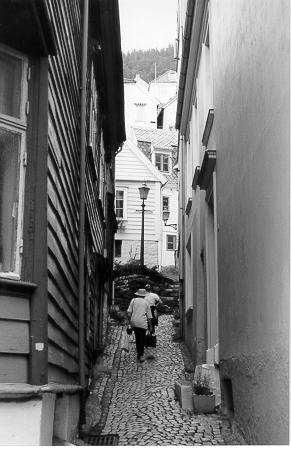
#> input picture images/bergen.jpg, 291 x 450 px, found by its file name
$ jupyter execute aula_04_a.ipynb
#> lines starting #> are read from the running program, lines starting #| are printed output that depends on the picture
<a href="https://colab.research.google.com/github/MFerrugem/PDI_UFPEL/blob/main/aula_04_a.ipynb" target="_parent"></a>

[cell 1]
# Importing modules
import skimage.io as io
#from skimage import data, io
import matplotlib.pyplot as plt
import numpy as np
from skimage.color import rgb2gray
from skimage.util import img_as_ubyte #img_as_ubyte Convert to 8-bit uint.
from numpy import asarray

[cell 2]
# Carregar a imagem
image_01=io.imread('bergen.jpg')
#> image_01 is the input picture: shape (450, 291); min 0, max 255, mean 114.8

[cell 3]
# Criar figura com dois subplots
fig, (ax1, ax2) = plt.subplots(1, 2, figsize=(10, 5))

# Exibir imagem original
ax1.imshow(image_01, cmap='gray')
ax1.set_title('Imagem Original')
ax1.axis('off')

# Inverter a imagem (complemento)
B = 255 - image_01  # Ou use skimage.util.invert(A)
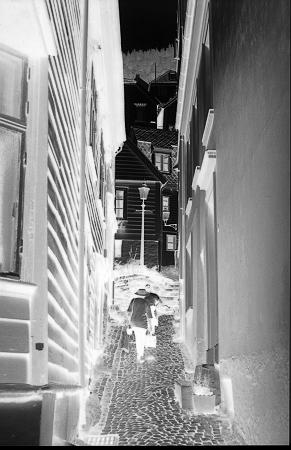
#> B: shape (450, 291); min 0, max 255, mean 140.2

# Exibir imagem invertida
ax2.imshow(B, cmap='gray')
ax2.set_title('Imagem Invertida')
ax2.axis('off')

# Mostrar a figura
plt.tight_layout()
plt.show()
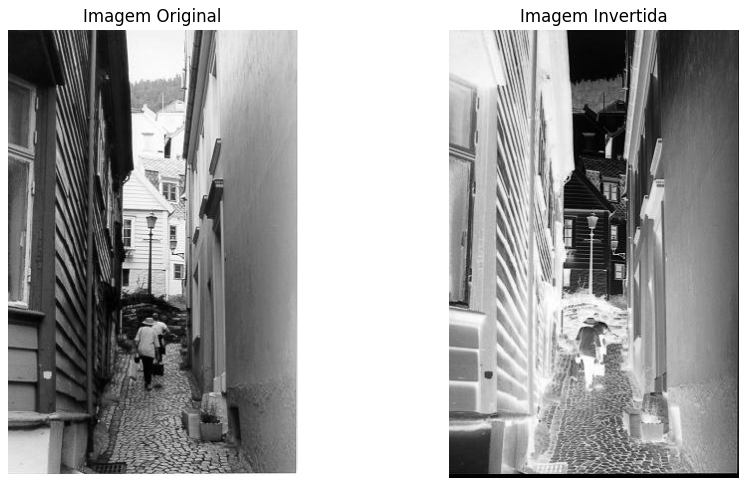
#> figure drawn by matplotlib, 2 panels
